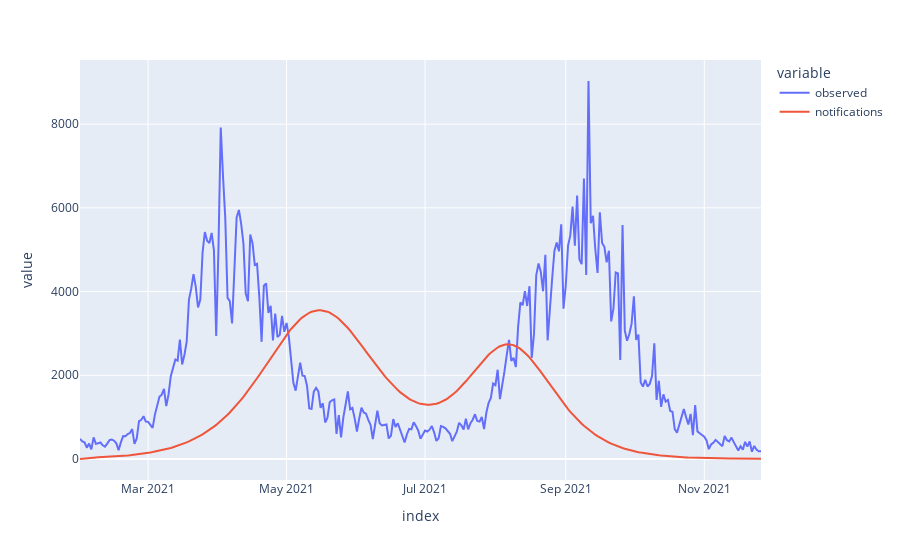

Write notebook code for a chart like this one.
### Code cell
calibrated_model.run()

notifications = calibrated_model.get_derived_outputs_df()["notifications"]

pd.DataFrame(
    {
        "observed": notifications_target,
        "notifications": notifications
    }
).plot()

### Figure 1 — Plotly figure (JSON) as saved in the notebook; plotly's stock layout.template omitted (floating-point values rounded to 4 significant figures; data arrays with more than 128 entries replaced by an {"elided": "..."} marker saying what was removed)
{"data": [{"hovertemplate": "variable=observed<br>index=%{x}<br>value=%{y}<extra></extra>", "legendgroup": "observed", "line": {"color": "#636efa", "dash": "solid"}, "marker": {"symbol": "circle"}, "mode": "lines", "name": "observed", "orientation": "v", "showlegend": true, "type": "scatter", "x": {"elided": "301 str values"}, "xaxis": "x", "y": {"elided": "301 int values"}, "yaxis": "y"}, {"hovertemplate": "variable=notifications<br>index=%{x}<br>value=%{y}<extra></extra>", "legendgroup": "notifications", "line": {"color": "#EF553B", "dash": "solid"}, "marker": {"symbol": "circle"}, "mode": "lines", "name": "notifications", "orientation": "v", "showlegend": true, "type": "scatter", "x": {"elided": "301 str values"}, "xaxis": "x", "y": {"elided": "301 float values"}, "yaxis": "y"}], "layout": {"legend": {"title": {"text": "variable"}, "tracegroupgap": 0}, "margin": {"t": 60}, "xaxis": {"anchor": "y", "domain": [0, 1], "title": {"text": "index"}}, "yaxis": {"anchor": "x", "domain": [0, 1], "title": {"text": "value"}}}}
